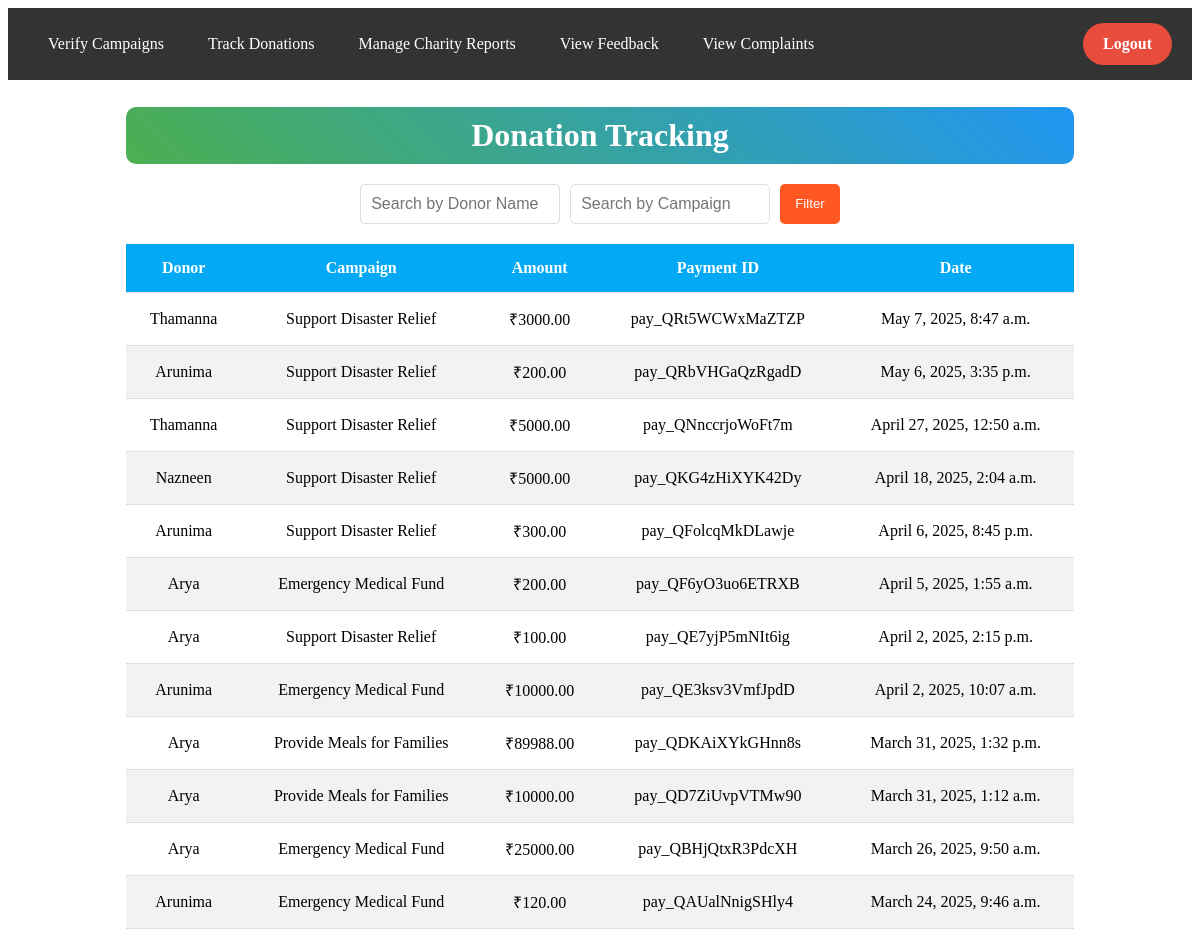
Page /home/donations/ (signed in) on the committed database.
### home/models.py (models this page shows, shortened)
class Donation(models.Model):
    user = models.ForeignKey(User, on_delete=models.CASCADE)
    campaign = models.ForeignKey('Campaign', on_delete=models.CASCADE)
    amount = models.DecimalField(max_digits=10, decimal_places=2)
    payment_id = models.CharField(max_length=100, unique=True)
    date = models.DateTimeField(auto_now_add=True)

class Campaign(models.Model):
    organization = models.ForeignKey(
        "Organization", on_delete=models.CASCADE, related_name="campaigns"
    )
    title = models.CharField(max_length=255)
    description = models.TextField()
    goal_amount = models.DecimalField(max_digits=10, decimal_places=2)
    raised_amount = models.DecimalField(max_digits=10, decimal_places=2, default=0.00)
    end_date = models.DateField()
    image = models.ImageField(upload_to="campaign_images/", blank=True, null=True)
    created_by = models.ForeignKey(
        User, on_delete=models.CASCADE, related_name="campaigns", null=True, blank=True
    )
    created_at = models.DateTimeField(auto_now_add=True)
    verified = models.BooleanField(default=False)
    is_edit_pending = models.BooleanField(default=False)
    STATUS_CHOICES = [
        ("Ongoing", "Ongoing"),
        ("Completed", "Completed"),
    ]
    status = models.CharField(max_length=10, choices=STATUS_CHOICES, default="Ongoing")

### home/views.py (the view)
# urls.py: path('donations/', views.track_donations, name='track_donations'),
@staff_member_required  # Restricts access to admins only
def track_donations(request):
    donations = Donation.objects.all().order_by('-date')
    donor_name = request.GET.get('donor_name', '')
    if donor_name:
        donations = donations.filter(user__username__icontains=donor_name)
    campaign_name = request.GET.get('campaign_name', '')
    if campaign_name:
        donations = donations.filter(campaign__title__icontains=campaign_name)
    return render(request, 'track_donations.html', {'donations': donations})

### templates/track_donations.html (shortened to what this page needs)
 <div class="navbar">
    <div class="nav-links">
      <a href="{% url 'verify_campaigns' %}"> Verify Campaigns</a>
      <a href="{% url 'track_donations' %}"> Track Donations</a>
      <a href="{% url 'charity_report' %}"> Manage Charity Reports</a>
      <a href="{% url 'viewfeedback' %}"> View Feedback</a>
      <a href="{% url 'admin_complaints' %}"> View Complaints</a>
    </div>
    <a href="{% url 'admin_logout' %}" class="logout-btn"> Logout</a>
  </div>
<div class="container">
    <h2 class="title">Donation Tracking</h2>
    <form method="GET" class="filter-form">
        <input type="text" name="donor_name" placeholder="Search by Donor Name">
        <input type="text" name="campaign_name" placeholder="Search by Campaign">
        <button type="submit" class="btn">Filter</button>
    </form>
    <div class="table-container">
        <table class="donation-table">
            <thead>
                <tr>
                    <th>Donor</th>
                    <th>Campaign</th>
                    <th>Amount</th>
                    <th>Payment ID</th>
                    <th>Date</th>
                </tr>
            </thead>
            <tbody>
                {% for donation in donations %}
                <tr class="fade-in">
                    <td>{{ donation.user.username }}</td>
                    <td>{{ donation.campaign.title }}</td>
                    <td>₹{{ donation.amount }}</td>
                    <td>{{ donation.payment_id }}</td>
                    <td>{{ donation.date }}</td>
                </tr>
                {% empty %}
                <tr><td colspan="5">No donations found.</td></tr>
                {% endfor %}
            </tbody>
        </table>
    </div>
</div>

### templates/track_donations.html (style rules this page uses)
.navbar { background: rgba(0, 0, 0, 0.8); padding: 15px 20px; display: flex; justify-content: space-between; align-items: center; backdrop-filter: blur(8px); animation: slideIn 1s ease; }
.navbar a { color: white; text-decoration: none; padding: 12px 20px; border-radius: 30px; transition: background-color 0.3s, transform 0.3s; }
.logout-btn { background: #e74c3c; padding: 12px 20px; border-radius: 30px; text-decoration: none; color: white; font-weight: bold; transition: background 0.3s, transform 0.3s; }
.container { width: 80%; margin: auto; text-align: center; }
.title { font-size: 2rem; color: #fff; background: linear-gradient(45deg, #4CAF50, #2196F3); padding: 10px; border-radius: 10px; margin-bottom: 20px; animation: fadeIn 1s ease-in-out; }
.filter-form { display: flex; justify-content: center; gap: 10px; margin-bottom: 20px; }
.filter-form input { padding: 10px; border-radius: 5px; border: 1px solid #ddd; font-size: 1rem; width: 200px; }
.btn { background: #ff5722; color: #fff; padding: 10px 15px; border-radius: 5px; border: none; cursor: pointer; transition: 0.3s; }
.table-container { overflow-x: auto; }
.donation-table { width: 100%; border-collapse: collapse; background: #fff; box-shadow: 0px 4px 8px rgba(0, 0, 0, 0.2); border-radius: 10px; animation: slideUp 1s ease-in-out; }
.donation-table th, .donation-table td { padding: 15px; border-bottom: 1px solid #ddd; text-align: center; }
.donation-table th { background: #03a9f4; color: #fff; font-weight: bold; }
.donation-table tr:nth-child(even) { background: #f2f2f2; }
.fade-in { animation: fadeIn 1s ease-in-out; }

### rows in the picture
Donation: user.username "Thamanna", campaign "Support Disaster Relief", amount "3000.00", payment_id "pay_QRt5WCWxMaZTZP", date "May 7, 2025, 8:47 a.m."
Donation: user.username "Arunima", campaign "Support Disaster Relief", amount "200.00", payment_id "pay_QRbVHGaQzRgadD", date "May 6, 2025, 3:35 p.m."
Donation: user.username "Thamanna", campaign "Support Disaster Relief", amount "5000.00", payment_id "pay_QNnccrjoWoFt7m", date "April 27, 2025, 12:50 a.m."
Donation: user.username "Nazneen", campaign "Support Disaster Relief", amount "5000.00", payment_id "pay_QKG4zHiXYK42Dy", date "April 18, 2025, 2:04 a.m."
Donation: user.username "Arunima", campaign "Support Disaster Relief", amount "300.00", payment_id "pay_QFolcqMkDLawje", date "April 6, 2025, 8:45 p.m."
Donation: user.username "Arya", campaign "Emergency Medical Fund", amount "200.00", payment_id "pay_QF6yO3uo6ETRXB", date "April 5, 2025, 1:55 a.m."
Donation: user.username "Arya", campaign "Support Disaster Relief", amount "100.00", payment_id "pay_QE7yjP5mNIt6ig", date "April 2, 2025, 2:15 p.m."
Donation: user.username "Arunima", campaign "Emergency Medical Fund", amount "10000.00", payment_id "pay_QE3ksv3VmfJpdD", date "April 2, 2025, 10:07 a.m."
Donation: user.username "Arya", campaign "Provide Meals for Families", amount "89988.00", payment_id "pay_QDKAiXYkGHnn8s", date "March 31, 2025, 1:32 p.m."
Donation: user.username "Arya", campaign "Provide Meals for Families", amount "10000.00", payment_id "pay_QD7ZiUvpVTMw90", date "March 31, 2025, 1:12 a.m."
Donation: user.username "Arya", campaign "Emergency Medical Fund", amount "25000.00", payment_id "pay_QBHjQtxR3PdcXH", date "March 26, 2025, 9:50 a.m."
Donation: user.username "Arunima", campaign "Emergency Medical Fund", amount "120.00", payment_id "pay_QAUalNnigSHly4", date "March 24, 2025, 9:46 a.m."
